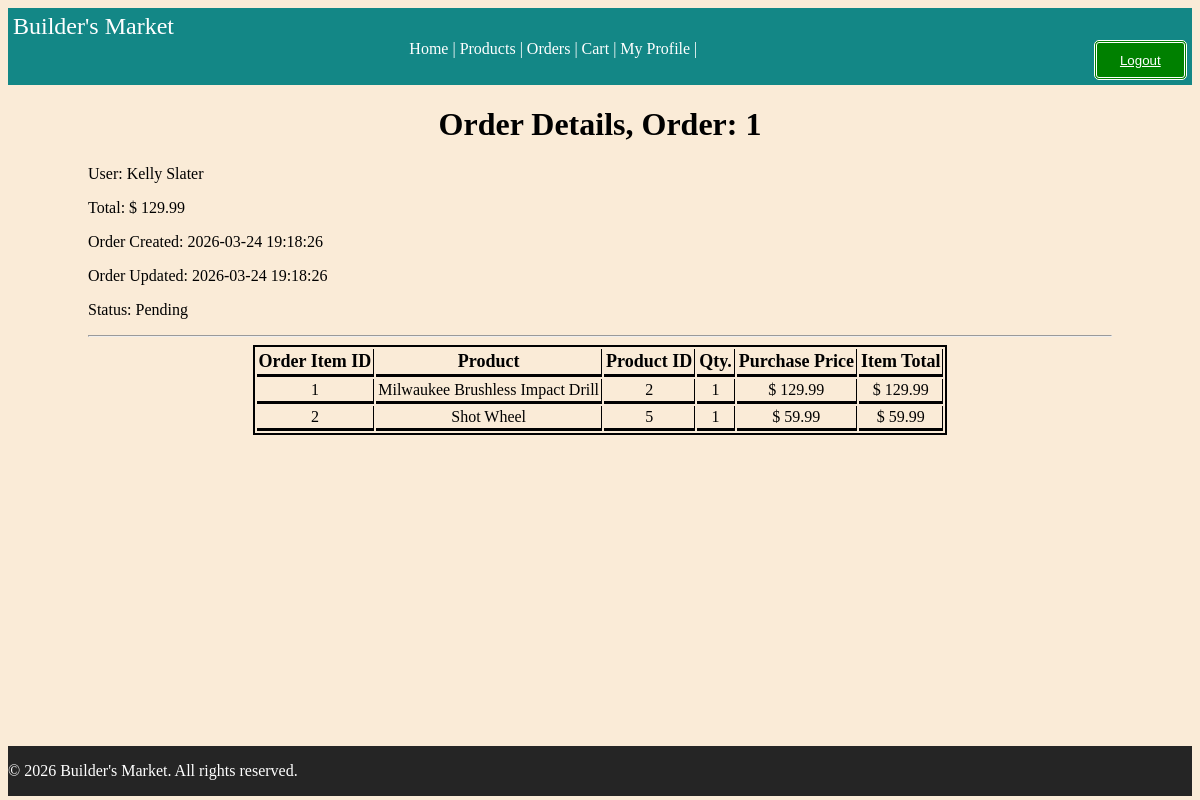
Before: /orders/1 (signed in) with the older database file.
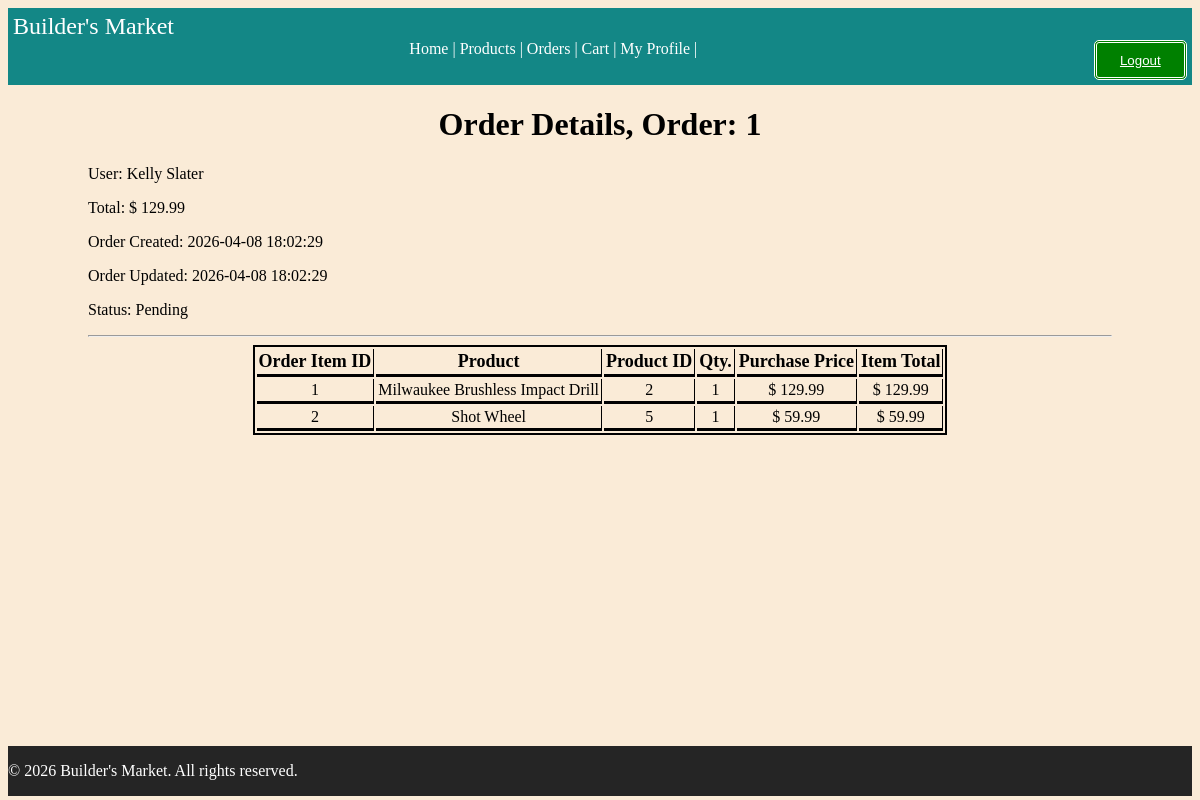
After: the same page with the newer database file.
### tables this page shows
CREATE TABLE orders (
    order_id INTEGER PRIMARY KEY,
    user_id INTEGER NOT NULL,
    total DECIMAL(10, 2) NOT NULL,
    status VARCHAR(50) NOT NULL DEFAULT 'Pending',
    created_at DATETIME DEFAULT CURRENT_TIMESTAMP,
    updated_at DATETIME DEFAULT CURRENT_TIMESTAMP,
    FOREIGN KEY (user_id) REFERENCES users(user_id) ON DELETE CASCADE
);

### routes/orders.py (the view)
@orders_bp.route('/<int:order_id>', methods=['GET'])
@require_auth
def order_details(order_id):
    order = Order.GetByID(order_id)
    if not order:
        abort(404)
    items = OrderItem.GetByOrder(order_id)
    if g.user.role not in ["Admin", "Moderator"]:
        if order["user_id"] != g.user.user_id:
            abort(403)
    return render_template('order/orders_detail.html', order=order, items = items)

### auth/auths.py (called while the page is built)
def require_auth(f):
    @wraps(f)
    def wrapped_view(*args, **kwargs):
        if not g.get("user"):
          abort(401)
        user = g.user
        if getattr(user, "is_2fa_enabled", False) and not session.get("2fa_verified", False):
            flash('This Route is 2FA protected. Please enable 2FA to view it')
            abort(403)
        return f(*args, **kwargs)
    return wrapped_view

### database/connection.py (called while the page is built)
def get_connection():
    try:
        conn = sqlite3.connect(Config.DATABASE)
        conn.row_factory = sqlite3.Row
        return conn
    except Error as e:
        print(f"Database connection error: {e}")
        return None

### models/order.py (called while the page is built)
    @staticmethod
    def GetByID(order_id):
        db = get_connection()
        try:
            return db.execute("""
                SELECT o.*, u.username
                FROM orders o
                JOIN users u ON o.user_id = u.user_id
                WHERE order_id = ?
            """, (order_id,)).fetchone()
        finally:
            db.close()

### templates/order/orders_detail.html (shortened to what this page needs)
{% extends "base.html" %}
{% block content %}
<h1> Order Details, Order: {{order.order_id}}  </h1>
<p> User: {{order.username}}</p>
    <p>Total: $ {{order.total}} </p>
    <p> Order Created: {{order.created_at }} <p> Order Updated: {{order.updated_at}} </p> </p>
<p> Status: {{order.status}}</p>
<hr>
<div class="order-table-container">
<table class="order-table">
    <thead>
    <tr>
        <th> Order Item ID</th>
        <th> Product</th>
        <th> Product ID </th>
        <th> Qty.</th>
        <th> Purchase Price </th>
        <th>  Item Total </th>
    </tr>
    </thead>
    <tbody>
    {% for item in items %}
    <tr>
        <td> {{ item.order_item_id}} </td>
        <td> {{ item.product_name }}</td>
        <td> {{item.product_id}}</td>
        <td> {{item.quantity }} </td>
        <td> $ {{item.price}}</td>
        <td> $ {{item.item_total}}</td>
    </tr>
    {% endfor %}
    </tbody>
</table>
</div>
    <br>
{% endblock %}

Changed rows visible on the page:
changed orders "Pending": created_at "2026-03-24 19:18:26" → "2026-04-08 18:02:29"; updated_at "2026-03-24 19:18:26" → "2026-04-08 18:02:29"
